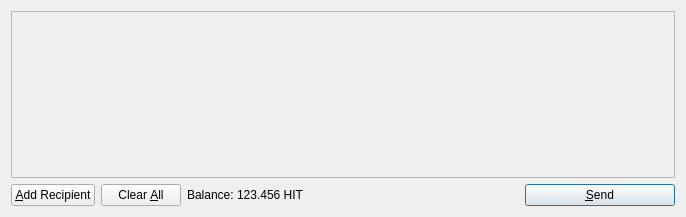
<?xml version="1.0" encoding="UTF-8"?>
<ui version="4.0">
 <class>SendCoinsDialog</class>
 <widget class="QDialog" name="SendCoinsDialog">
  <property name="geometry">
   <rect>
    <x>0</x>
    <y>0</y>
    <width>686</width>
    <height>217</height>
   </rect>
  </property>
  <property name="windowTitle">
   <string>Send Coins</string>
  </property>
  <layout class="QVBoxLayout" name="verticalLayout">
   <item>
    <widget class="QScrollArea" name="scrollArea">
     <property name="widgetResizable">
      <bool>true</bool>
     </property>
     <widget class="QWidget" name="scrollAreaWidgetContents">
      <property name="geometry">
       <rect>
        <x>0</x>
        <y>0</y>
        <width>666</width>
        <height>165</height>
       </rect>
      </property>
      <layout class="QVBoxLayout" name="verticalLayout_2">
       <property name="margin">
        <number>0</number>
       </property>
       <item>
        <layout class="QVBoxLayout" name="entries">
         <property name="spacing">
          <number>6</number>
         </property>
        </layout>
       </item>
       <item>
        <spacer name="verticalSpacer">
         <property name="orientation">
          <enum>Qt::Vertical</enum>
         </property>
         <property name="sizeHint" stdset="0">
          <size>
           <width>20</width>
           <height>40</height>
          </size>
         </property>
        </spacer>
       </item>
      </layout>
     </widget>
    </widget>
   </item>
   <item>
    <layout class="QHBoxLayout" name="horizontalLayout">
     <item>
      <widget class="QPushButton" name="addButton">
       <property name="toolTip">
        <string>Send to multiple recipients at once</string>
       </property>
       <property name="text">
        <string>&amp;Add Recipient</string>
       </property>
       <property name="icon">
        <iconset resource="../bitcoin.qrc">
         <normaloff>:/icons/add</normaloff>:/icons/add</iconset>
       </property>
       <property name="autoDefault">
        <bool>false</bool>
       </property>
      </widget>
     </item>
     <item>
      <widget class="QPushButton" name="clearButton">
       <property name="sizePolicy">
        <sizepolicy hsizetype="Minimum" vsizetype="Fixed">
         <horstretch>0</horstretch>
         <verstretch>0</verstretch>
        </sizepolicy>
       </property>
       <property name="toolTip">
        <string>Remove all transaction fields</string>
       </property>
       <property name="text">
        <string>Clear &amp;All</string>
       </property>
       <property name="icon">
        <iconset resource="../bitcoin.qrc">
         <normaloff>:/icons/remove</normaloff>:/icons/remove</iconset>
       </property>
       <property name="autoRepeatDelay">
        <number>300</number>
       </property>
       <property name="autoDefault">
        <bool>false</bool>
       </property>
      </widget>
     </item>
     <item>
      <layout class="QHBoxLayout" name="horizontalLayout_2">
       <property name="spacing">
        <number>3</number>
       </property>
       <item>
        <widget class="QLabel" name="label">
         <property name="text">
          <string>Balance:</string>
         </property>
        </widget>
       </item>
       <item>
        <widget class="QLabel" name="labelBalance">
         <property name="cursor">
          <cursorShape>IBeamCursor</cursorShape>
         </property>
         <property name="text">
          <string>123.456 HIT</string>
         </property>
         <property name="textInteractionFlags">
          <set>Qt::LinksAccessibleByMouse|Qt::TextSelectableByKeyboard|Qt::TextSelectableByMouse</set>
         </property>
        </widget>
       </item>
      </layout>
     </item>
     <item>
      <spacer name="horizontalSpacer">
       <property name="orientation">
        <enum>Qt::Horizontal</enum>
       </property>
       <property name="sizeHint" stdset="0">
        <size>
         <width>40</width>
         <height>20</height>
        </size>
       </property>
      </spacer>
     </item>
     <item>
      <widget class="QPushButton" name="sendButton">
       <property name="minimumSize">
        <size>
         <width>150</width>
         <height>0</height>
        </size>
       </property>
       <property name="toolTip">
        <string>Confirm the send action</string>
       </property>
       <property name="text">
        <string>&amp;Send</string>
       </property>
       <property name="icon">
        <iconset resource="../bitcoin.qrc">
         <normaloff>:/icons/send</normaloff>:/icons/send</iconset>
       </property>
       <property name="default">
        <bool>true</bool>
       </property>
      </widget>
     </item>
    </layout>
   </item>
  </layout>
 </widget>
 <resources>
  <include location="../bitcoin.qrc"/>
 </resources>
 <connections/>
</ui>
